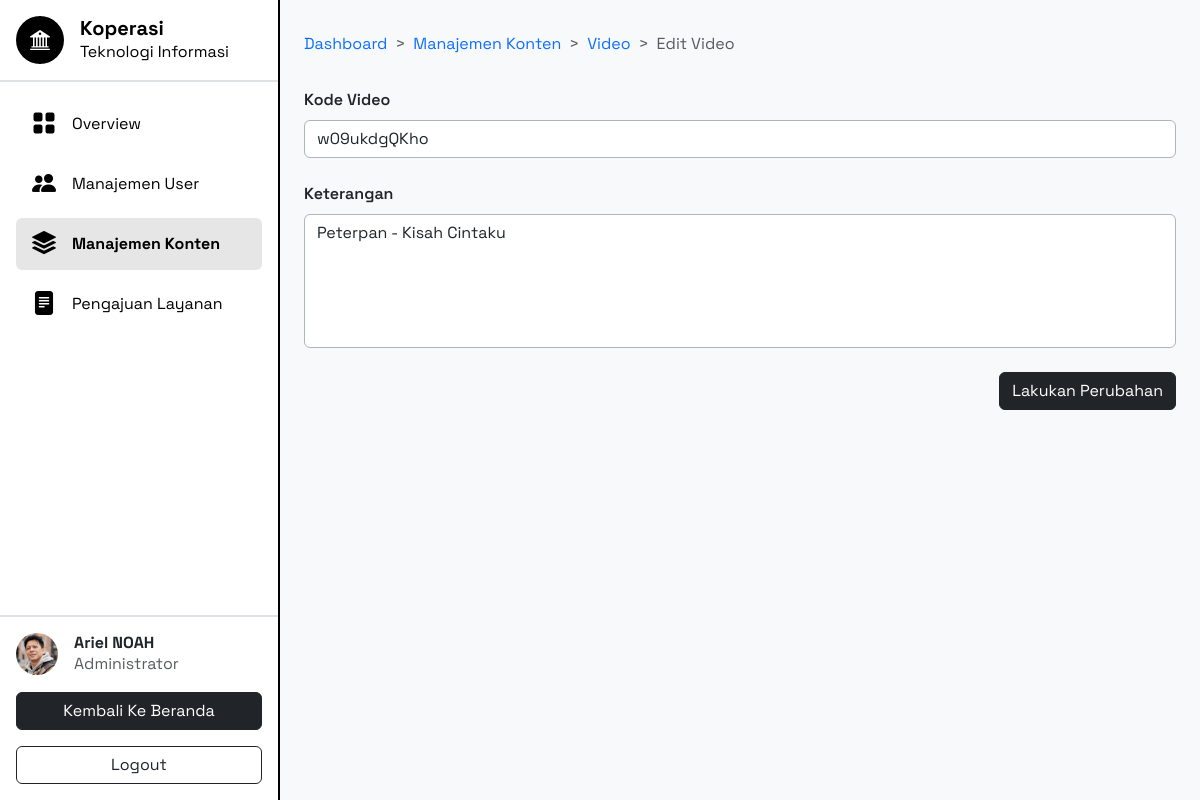
Page /dashboard/manage-content/video/edit/1 (signed in) on the committed database.
### tables this page shows
CREATE TABLE `users` (
  `id` int NOT NULL,
  `avatar` varchar(150) NOT NULL,
  `nama` varchar(50) NOT NULL,
  `username` varchar(15) NOT NULL,
  `password` varchar(100) NOT NULL,
  `timestamp` timestamp NULL DEFAULT CURRENT_TIMESTAMP,
  `keterangan` text NOT NULL,
  `auth` varchar(20) NOT NULL,
  `aktif` enum('1','0') DEFAULT '1',
  `hapus` enum('1','0') DEFAULT '0'
);

CREATE TABLE `videos` (
  `id` int NOT NULL,
  `kode_video` varchar(50) NOT NULL,
  `keterangan` text NOT NULL,
  `timestamp` timestamp NULL DEFAULT CURRENT_TIMESTAMP,
  `aktif` enum('1','0') DEFAULT '1',
  `hapus` enum('1','0') DEFAULT '0'
);

### app/Core/Controller.php (called while the page is built, shortened)
<?php
class Controller {
   protected function renderView(string $view, array $data = []) : void
   {
      extract($data);
      require_once __DIR__ . "/../View/" . $view . ".php";
   }
}

### app/Controller/ContentVideoController.php (called while the page is built, shortened)
<?php
class ContentVideoController extends Controller {
   private Video $videoModel;
   public function __construct()
   {
      $this->videoModel = new Video();
   }
   public function showEditVideoPage(int $videoId) : void
   {
      $video = $this->videoModel->getVideoById($videoId);
      $data = [
         "page" => "ManageContent/Video/edit-video",
         "id" => $video["id"],
         "kodeVideo" => $video["kode_video"],
         "keterangan" => $video["keterangan"],
      ];
      $this->renderView(view: "Dashboard/index", data: $data);
   }
}

### public/index.php (called while the page is built, shortened)
<?php
try {
   Router::dispatch();
} catch (Exception $e) {
   http_response_code(500);
   require_once __DIR__ . "/../app/View/Error/internal-server-error.php";
}

### app/Config/Database.php (called while the page is built, shortened)
<?php
class Database {
   public static function getConnection() : PDO
   {
      $servername = "localhost";
      $database = "koperasi";
      $username = "root";
      $password = "";
      return new PDO("mysql:host=$servername;dbname=$database", $username, $password);
   }
}

### app/Model/User.php (called while the page is built, shortened)
<?php
class User {
   private PDO $db;
   public function __construct()
   {
      $this->db = Database::getConnection();
   }
   public function getUserById(int $id) : ?array
   {
      $sql = "SELECT * FROM users WHERE id = ?";
      $stmt = $this->db->prepare($sql);
      $stmt->execute([$id]);
      $user = $stmt->fetch(PDO::FETCH_ASSOC);
      return $user ?: null;
   }
}

### app/Model/Video.php (called while the page is built, shortened)
<?php
class Video {
   private PDO $db;
   public function __construct()
   {
      $this->db = Database::getConnection();
   }
   public function getVideoById(int $id) : ?array
   {
      $sql = "SELECT * FROM videos WHERE id = ?";
      $stmt = $this->db->prepare($sql);
      $stmt->execute([$id]);
      $video = $stmt->fetch(PDO::FETCH_ASSOC);
      return $video ?: null;
   }
}

### app/View/Dashboard/ManageContent/Video/edit-video.php (the view)
<nav style="--bs-breadcrumb-divider: '>';" aria-label="breadcrumb" class="py-2 mb-4">
   <ol class="breadcrumb mb-0">
      <li class="breadcrumb-item"><a href="/dashboard">Dashboard</a></li>
      <li class="breadcrumb-item"><a href="/dashboard/manage-content">Manajemen Konten</a></li>
      <li class="breadcrumb-item"><a href="/dashboard/manage-content/video">Video</a></li>
      <li class="breadcrumb-item active" aria-current="page">Edit Video</li>
   </ol>
</nav>
<form method="POST" action=<?="/videos/edit/$id"?>>
   <div class="mb-4">
      <label class="mb-2 fw-semibold" for="kodeVideo">Kode Video</label>
      <input id="kodeVideo" name="kodeVideo" type="text" class="form-control border-dark-subtle" placeholder="Masukkan Kode Video Disini..." required value="<?=$kodeVideo?>" />
   </div>
   <div class="mb-4">
      <label class="mb-2 fw-semibold" for="keterangan">Keterangan</label>
      <textarea name="keterangan" id="keterangan" class="form-control border-dark-subtle" placeholder="Masukkan Keterangan Disini..." required rows="5"><?=$keterangan?></textarea>
   </div>
   <div class="d-flex justify-content-end gap-3">
      <button name="video" type="submit" class="btn btn-dark">
         Lakukan Perubahan
      </button>
   </div>
</form>

### app/Core/Router.php (shortened to what this page needs)
<?php
class Router {
   private static array $routes = [];
   public static function addRoute(string $method, string $path, string $controller, string $action, array $middlewares = []) : void
   {
      array_push(self::$routes,
         [
            "method" => $method,
            "path" => $path,
            "controller" => $controller,
            "action" => $action,
            "middlewares" => $middlewares
         ]
      );
   }
   public static function dispatch() : void
   {
      $path = $_SERVER["PATH_INFO"] ?? "/";
      $method = $_SERVER["REQUEST_METHOD"];
      foreach (self::$routes as $route) {
         $pattern = preg_replace("#:([a-zA-Z_][a-zA-Z0-9_]*)#", "([^/]+)", $route["path"]);
         $pattern = "#^" . $pattern . "$#";
         $routeAndPathExist = $route["method"] === $method && preg_match($pattern, $path, $matches);
         if ($routeAndPathExist) {
            array_shift($matches);
            $controller = new $route["controller"];
            $action = $route["action"];
            $controller->$action(...$matches);
            return;
         }
      }
   }
}

### app/Template/sidebar.php (shortened to what this page needs)
<aside id="dashboardSidebar" class="bg-white border-end border-2 border-black vh-100 d-flex flex-column" style="min-width: 280px; transition: 300ms;">
   <div class="p-3 border-bottom border-2 position-relative">
      <div class="d-flex align-items-center gap-3">
         <div class="bg-black d-flex flex-grow-0 justify-content-center align-items-center rounded-circle" style="width: 48px; height: 48px;">
            <i class="text-white bi bi-bank2 fs-5"></i>
         </div>
         <div class="text-black">
            <h5 class="fw-bold m-0">Koperasi</h5>
            <p class="m-0">Teknologi Informasi</p>
         </div>
      </div>
   </div>
   <div class="d-flex flex-column flex-grow-1 gap-2 p-3 overflow-y-auto">
      <a href="/dashboard" class="dashboard-menu d-flex align-items-center gap-3 text-decoration-none text-black px-3 py-2 rounded-2">
         <i class="bi bi-grid-fill fs-4"></i>
         <p class="m-0">Overview</p>
      </a>
      <?php if ($userAuth === "administrator") { ?>
         <a href="/dashboard/manage-user" class="dashboard-menu d-flex align-items-center gap-3 text-decoration-none text-black px-3 py-2 rounded-2">
            <i class="bi bi-people-fill fs-4"></i>
            <p class="m-0">Manajemen User</p>
         </a>
         <a href="/dashboard/manage-content" class="dashboard-menu d-flex align-items-center gap-3 text-decoration-none text-black px-3 py-2 rounded-2">
            <i class="bi bi-stack fs-4"></i>
            <p class="m-0">Manajemen Konten</p>
         </a>
      <?php } ?>
      <?php if ($userAuth === "administrator" || $userAuth === "pegawai") { ?>
         <a href="/dashboard/pengajuan-layanan" class="dashboard-menu d-flex align-items-center gap-3 text-decoration-none text-black px-3 py-2 rounded-2">
            <i class="bi bi-file-text-fill fs-4"></i>
            <p class="m-0">Pengajuan Layanan</p>
         </a>
      <?php } ?>
   </div>
   <div class="p-3 border-top border-2 d-flex flex-column gap-3">
      <div class="d-flex align-items-center gap-3" style="cursor: pointer;">
         <div class="flex-grow-0 bg-dark-subtle rounded-circle overflow-hidden" style="width: 42px; height: 42px;">
            <img src=<?=$userAvatar?> alt=<?=$userAvatarName?> class="w-100 h-100 object-fit-cover">
         </div>
         <div>
            <h6 class="m-0 fw-bold"><?=$userNama?></h6>
            <p class="m-0 text-body-secondary text-capitalize"><?=$userAuth?></p>
         </div>
      </div>
      <a href="/" class="btn btn-dark">Kembali Ke Beranda</a>
      <a href="/logout" class="btn btn-outline-dark w-100">Logout</a>
   </div>
</aside>

### public/assets/css/base-style.css (style rules this page uses)
body { font-family: "Space Grotesk"; }
a { text-decoration: none; }
textarea { resize: none; }

### public/assets/css/dashboard.css (style rules this page uses)
#dashboardSidebar { position: fixed; top: 0; left: -100%; z-index: 9999; }
.dashboard-menu.active { background-color: #e6e6e6; font-weight: bold; }
@media screen and (min-width: 992px) { #dashboardSidebar { position: static; } }

### rows in the picture
users: shows "Manajemen User", shows "Pengajuan Layanan", avatar (picture), nama "Ariel NOAH", auth "Administrator", kodeVideo "w09ukdgQKho", keterangan "Peterpan - Kisah Cintaku"
